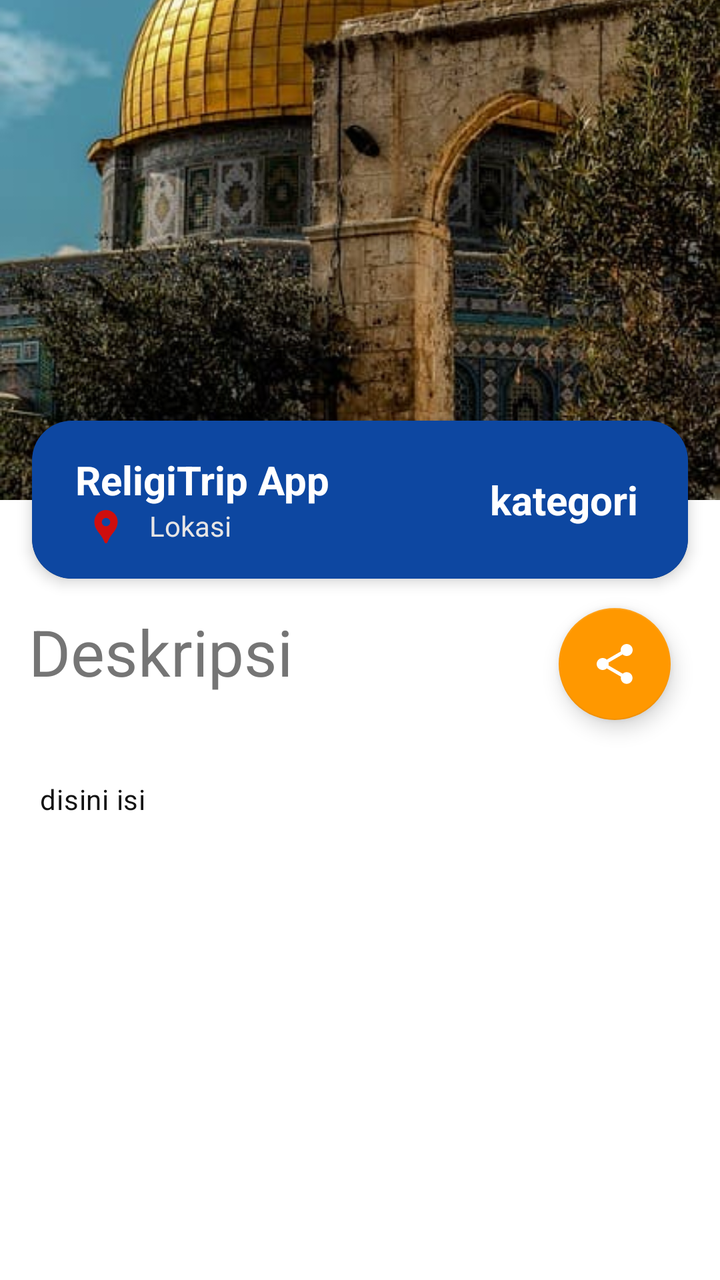
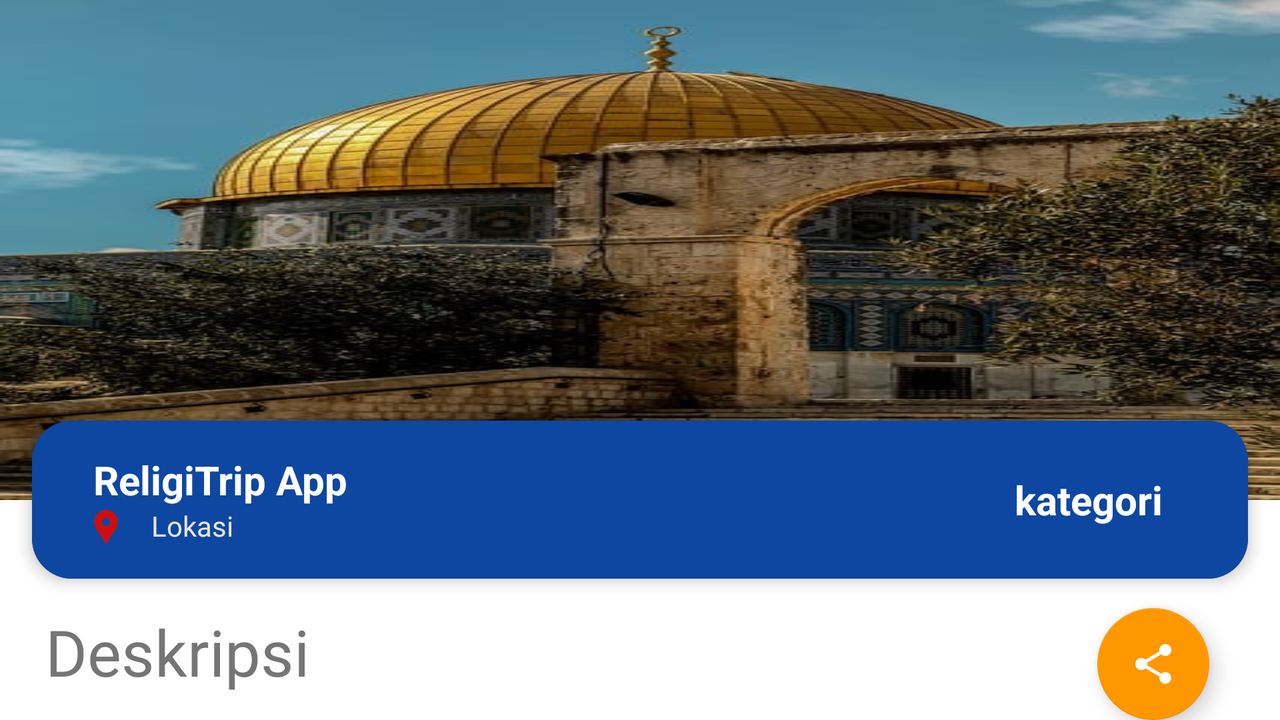

Compare how this app lays out the same screen by default and in its alternative resource folder. The renders come first, then the two layout files and the values they reference.
<!-- AndroidManifest.xml: application theme Theme.CineCatalog -->
<!-- res/layout/activity_detail.xml -->
<?xml version="1.0" encoding="utf-8"?>
<androidx.coordinatorlayout.widget.CoordinatorLayout xmlns:android="http://schemas.android.com/apk/res/android"
    xmlns:app="http://schemas.android.com/apk/res-auto"
    android:id="@+id/main"
    android:layout_width="match_parent"
    android:layout_height="match_parent">

    <androidx.constraintlayout.widget.ConstraintLayout
        android:id="@+id/idScrollview"
        android:layout_width="match_parent"
        android:layout_height="380dp">

        <com.google.android.material.floatingactionbutton.FloatingActionButton
            android:id="@+id/action_share"
            android:layout_width="wrap_content"
            android:layout_height="wrap_content"
            android:layout_margin="20dp"
            android:layout_marginEnd="8dp"
            android:src="@drawable/baseline_share_24"
            app:layout_constraintBottom_toBottomOf="parent"
            app:layout_constraintEnd_toEndOf="parent"
            app:layout_constraintHorizontal_bias="0.961"
            app:layout_constraintStart_toEndOf="@+id/txtTitleDeskripi"
            app:layout_constraintTop_toTopOf="parent"
            app:layout_constraintVertical_bias="1.0" />

        <ImageView
            android:id="@+id/idImage"
            android:layout_width="0dp"
            android:layout_height="250dp"
            android:scaleType="centerCrop"
            android:src="@drawable/aqsa"
            app:layout_constraintEnd_toEndOf="parent"
            app:layout_constraintStart_toStartOf="parent"
            app:layout_constraintTop_toTopOf="parent" />

        <com.google.android.material.card.MaterialCardView
            android:id="@+id/detailsCard"
            android:layout_width="0dp"
            android:layout_height="wrap_content"
            android:layout_marginStart="16dp"
            android:layout_marginTop="-40dp"
            android:layout_marginEnd="16dp"
            app:cardCornerRadius="20dp"
            app:cardElevation="4dp"
            app:layout_constraintEnd_toEndOf="parent"
            app:layout_constraintStart_toStartOf="parent"
            app:layout_constraintTop_toBottomOf="@id/idImage">

            <androidx.constraintlayout.widget.ConstraintLayout
                android:layout_width="match_parent"
                android:layout_height="wrap_content"
                android:background="@color/blue_primary_dark"
                android:padding="16dp">


                <TextView
                    android:id="@+id/txtNama"
                    android:layout_width="wrap_content"
                    android:layout_height="wrap_content"
                    android:text="@string/app_name"
                    android:textColor="@color/white"
                    android:textSize="20sp"
                    android:textStyle="bold"
                    app:layout_constraintEnd_toEndOf="parent"
                    app:layout_constraintHorizontal_bias="0.033"
                    app:layout_constraintStart_toStartOf="parent"
                    app:layout_constraintTop_toTopOf="parent" />

                <TextView
                    android:id="@+id/locationText"
                    android:layout_width="wrap_content"
                    android:layout_height="wrap_content"
                    android:layout_marginStart="36dp"
                    android:text="Lokasi"
                    android:textColor="#E6E5E5"
                    android:textSize="14sp"
                    app:layout_constraintBottom_toBottomOf="parent"
                    app:layout_constraintEnd_toEndOf="@+id/txtNama"
                    app:layout_constraintHorizontal_bias="0.119"
                    app:layout_constraintStart_toStartOf="parent"
                    app:layout_constraintTop_toBottomOf="@id/txtNama"
                    app:layout_constraintVertical_bias="0.0" />

                <ImageView
                    android:layout_width="26dp"
                    android:layout_height="20dp"
                    android:layout_marginStart="8dp"
                    android:layout_marginEnd="8dp"
                    android:src="@drawable/baseline_location_pin_24"
                    app:layout_constraintBottom_toBottomOf="parent"
                    app:layout_constraintEnd_toStartOf="@+id/locationText"
                    app:layout_constraintHorizontal_bias="0.0"
                    app:layout_constraintStart_toStartOf="parent"
                    app:layout_constraintTop_toBottomOf="@+id/txtNama"
                    app:layout_constraintVertical_bias="0.0" />

                <TextView
                    android:id="@+id/kategoriText"
                    android:layout_width="wrap_content"
                    android:layout_height="wrap_content"
                    android:text="kategori"
                    android:textColor="@color/white"
                    android:textSize="20sp"
                    android:textStyle="bold"
                    app:layout_constraintBottom_toBottomOf="parent"
                    app:layout_constraintEnd_toEndOf="parent"
                    app:layout_constraintHorizontal_bias="0.936"
                    app:layout_constraintStart_toEndOf="@+id/locationText"
                    app:layout_constraintTop_toTopOf="parent" />

            </androidx.constraintlayout.widget.ConstraintLayout>
        </com.google.android.material.card.MaterialCardView>

        <TextView
            android:id="@+id/txtTitleDeskripi"
            style="@style/TextAppearance.Material3.HeadlineLarge"
            android:layout_width="wrap_content"
            android:layout_height="wrap_content"
            android:layout_marginStart="8dp"
            android:layout_marginTop="8dp"
            android:layout_marginEnd="8dp"
            android:layout_marginBottom="8dp"
            android:text="@string/deskripsi"
            app:layout_constraintBottom_toBottomOf="parent"
            app:layout_constraintEnd_toEndOf="parent"
            app:layout_constraintHorizontal_bias="0.03"
            app:layout_constraintStart_toStartOf="parent"
            app:layout_constraintTop_toBottomOf="@+id/detailsCard"
            app:layout_constraintVertical_bias="0.218" />


    </androidx.constraintlayout.widget.ConstraintLayout>

    <ScrollView
        android:layout_width="match_parent"
        android:layout_height="wrap_content"
        android:layout_marginStart="20dp"
        android:layout_marginEnd="20dp"
        android:layout_marginTop="390dp"
        android:orientation="vertical">

        <LinearLayout
            android:layout_width="match_parent"
            android:layout_height="wrap_content">

            <TextView
                android:id="@+id/txtDescripsi"
                style="@style/TextAppearance.Material3.BodyMedium"
                android:layout_width="match_parent"
                android:layout_height="wrap_content"
                android:text="@string/disini_isi"
                android:textColor="@color/dark_background"
                android:textSize="14sp" />
        </LinearLayout>
    </ScrollView>

</androidx.coordinatorlayout.widget.CoordinatorLayout>
<!-- resources referenced by this layout -->
<resources>
  <color name="blue_primary_dark">#0D47A1</color>
  <color name="dark_background">#121212</color>
  <color name="white">#FFFFFF</color>
  <!-- drawable aqsa: jpg bitmap (drawable, 57047 bytes) -->
  <!-- drawable baseline_location_pin_24 (drawable) -->
  <vector xmlns:android="http://schemas.android.com/apk/res/android" android:height="24dp" android:tint="#CE0E0E" android:viewportHeight="24" android:viewportWidth="24" android:width="24dp">
        
      <path android:fillColor="@android:color/white" android:pathData="M12,2L12,2C8.13,2 5,5.13 5,9c0,1.74 0.5,3.37 1.41,4.84c0.95,1.54 2.2,2.86 3.16,4.4c0.47,0.75 0.81,1.45 1.17,2.26C11,21.05 11.21,22 12,22h0c0.79,0 1,-0.95 1.25,-1.5c0.37,-0.81 0.7,-1.51 1.17,-2.26c0.96,-1.53 2.21,-2.85 3.16,-4.4C18.5,12.37 19,10.74 19,9C19,5.13 15.87,2 12,2zM12,11.75c-1.38,0 -2.5,-1.12 -2.5,-2.5s1.12,-2.5 2.5,-2.5s2.5,1.12 2.5,2.5S13.38,11.75 12,11.75z"/>
      
  </vector>
  <!-- drawable baseline_share_24 (drawable) -->
  <vector xmlns:android="http://schemas.android.com/apk/res/android" android:height="24dp" android:tint="#E8580A" android:viewportHeight="24" android:viewportWidth="24" android:width="24dp">
        
      <path android:fillColor="@android:color/white" android:pathData="M18,16.08c-0.76,0 -1.44,0.3 -1.96,0.77L8.91,12.7c0.05,-0.23 0.09,-0.46 0.09,-0.7s-0.04,-0.47 -0.09,-0.7l7.05,-4.11c0.54,0.5 1.25,0.81 2.04,0.81 1.66,0 3,-1.34 3,-3s-1.34,-3 -3,-3 -3,1.34 -3,3c0,0.24 0.04,0.47 0.09,0.7L8.04,9.81C7.5,9.31 6.79,9 6,9c-1.66,0 -3,1.34 -3,3s1.34,3 3,3c0.79,0 1.5,-0.31 2.04,-0.81l7.12,4.16c-0.05,0.21 -0.08,0.43 -0.08,0.65 0,1.61 1.31,2.92 2.92,2.92 1.61,0 2.92,-1.31 2.92,-2.92s-1.31,-2.92 -2.92,-2.92z"/>
      
  </vector>
  <string name="app_name">ReligiTrip App</string>
  <string name="deskripsi">Deskripsi</string>
  <string name="disini_isi">disini isi</string>
  <style name="Theme.CineCatalog" parent="Base.Theme.CineCatalog" />
  <style name="Base.Theme.CineCatalog" parent="Theme.MaterialComponents.DayNight.DarkActionBar">
          
          <item name="colorPrimary">@color/blue_primary</item>
          <item name="colorPrimaryVariant">@color/blue_variant</item>
          <item name="colorOnPrimary">@color/white</item>
  
          
          <item name="colorSecondary">@color/orange_primary</item>
          <item name="colorSecondaryVariant">@color/orange_variant</item>
          <item name="colorOnSecondary">@color/white</item>
  
          
          <item name="android:colorBackground">@color/white</item>
          <item name="colorSurface">@color/gray_surface</item>
          <item name="colorOnSurface">@color/black</item>
  
          
          <item name="android:textColorPrimary">@color/white</item>
          <item name="android:textColorSecondary">@color/gray_text</item>
  
          
          <item name="android:buttonStyle">@style/ButtonStyle</item>
      </style>
  <color name="blue_primary">#00A7DB</color>
  <color name="blue_variant">#1976D2</color>
  <color name="orange_primary">#FF9800</color>
  <color name="orange_variant">#F57C00</color>
  <color name="gray_surface">#212121</color>
  <color name="black">#000000</color>
  <color name="gray_text">#757575</color>
  <style name="ButtonStyle" parent="Widget.Material3.Button">
          <item name="android:backgroundTint">@color/blue_primary</item>
          <item name="android:textColor">@color/white</item>
      </style>
</resources>
<!-- res/layout-land/activity_detail.xml (the repository's variant of the layout above) -->
<!-- drawn on the phone turned sideways -->
<?xml version="1.0" encoding="utf-8"?>
<androidx.coordinatorlayout.widget.CoordinatorLayout xmlns:android="http://schemas.android.com/apk/res/android"
    xmlns:app="http://schemas.android.com/apk/res-auto"
    android:id="@+id/main"
    android:layout_width="match_parent"
    android:layout_height="match_parent"
    android:orientation="vertical">


    <androidx.core.widget.NestedScrollView xmlns:tools="http://schemas.android.com/tools"
        android:layout_width="match_parent"
        android:layout_height="match_parent">

        <LinearLayout
            android:layout_width="match_parent"
            android:layout_height="match_parent"
            android:orientation="vertical">

            <androidx.constraintlayout.widget.ConstraintLayout
                android:id="@+id/idScrollview"
                android:layout_width="match_parent"
                android:layout_height="380dp">

                <com.google.android.material.floatingactionbutton.FloatingActionButton
                    android:id="@+id/action_share"
                    android:layout_width="wrap_content"
                    android:layout_height="wrap_content"
                    android:layout_margin="20dp"
                    android:layout_marginEnd="8dp"
                    android:src="@drawable/baseline_share_24"
                    app:layout_constraintBottom_toBottomOf="parent"
                    app:layout_constraintEnd_toEndOf="parent"
                    app:layout_constraintHorizontal_bias="0.961"
                    app:layout_constraintStart_toEndOf="@+id/txtTitleDeskripi"
                    app:layout_constraintTop_toTopOf="parent"
                    app:layout_constraintVertical_bias="1.0" />

                <ImageView
                    android:id="@+id/idImage"
                    android:layout_width="0dp"
                    android:layout_height="250dp"
                    android:scaleType="fitXY"
                    android:src="@drawable/aqsa"
                    app:layout_constraintEnd_toEndOf="parent"
                    app:layout_constraintStart_toStartOf="parent"
                    app:layout_constraintTop_toTopOf="parent" />

                <com.google.android.material.card.MaterialCardView
                    android:id="@+id/detailsCard"
                    android:layout_width="0dp"
                    android:layout_height="wrap_content"
                    android:layout_marginStart="16dp"
                    android:layout_marginTop="-40dp"
                    android:layout_marginEnd="16dp"
                    app:cardCornerRadius="20dp"
                    app:cardElevation="4dp"
                    app:layout_constraintEnd_toEndOf="parent"
                    app:layout_constraintStart_toStartOf="parent"
                    app:layout_constraintTop_toBottomOf="@id/idImage">

                    <androidx.constraintlayout.widget.ConstraintLayout
                        android:layout_width="match_parent"
                        android:layout_height="wrap_content"
                        android:background="@color/blue_primary_dark"
                        android:padding="16dp">

                        <TextView
                            android:id="@+id/txtNama"
                            android:layout_width="wrap_content"
                            android:layout_height="wrap_content"
                            android:text="@string/app_name"
                            android:textColor="@color/white"
                            android:textSize="20sp"
                            android:textStyle="bold"
                            app:layout_constraintEnd_toEndOf="parent"
                            app:layout_constraintHorizontal_bias="0.033"
                            app:layout_constraintStart_toStartOf="parent"
                            app:layout_constraintTop_toTopOf="parent" />

                        <TextView
                            android:id="@+id/locationText"
                            android:layout_width="wrap_content"
                            android:layout_height="wrap_content"
                            android:layout_marginStart="36dp"
                            android:text="Lokasi"
                            android:textColor="#E6E5E5"
                            android:textSize="14sp"
                            app:layout_constraintBottom_toBottomOf="parent"
                            app:layout_constraintEnd_toEndOf="@+id/txtNama"
                            app:layout_constraintHorizontal_bias="0.119"
                            app:layout_constraintStart_toStartOf="parent"
                            app:layout_constraintTop_toBottomOf="@id/txtNama"
                            app:layout_constraintVertical_bias="0.0" />

                        <ImageView
                            android:layout_width="26dp"
                            android:layout_height="20dp"
                            android:layout_marginStart="8dp"
                            android:layout_marginEnd="8dp"
                            android:src="@drawable/baseline_location_pin_24"
                            app:layout_constraintBottom_toBottomOf="parent"
                            app:layout_constraintEnd_toStartOf="@+id/locationText"
                            app:layout_constraintHorizontal_bias="0.0"
                            app:layout_constraintStart_toStartOf="parent"
                            app:layout_constraintTop_toBottomOf="@+id/txtNama"
                            app:layout_constraintVertical_bias="0.0" />

                        <TextView
                            android:id="@+id/kategoriText"
                            android:layout_width="wrap_content"
                            android:layout_height="wrap_content"
                            android:text="kategori"
                            android:textColor="@color/white"
                            android:textSize="20sp"
                            android:textStyle="bold"
                            app:layout_constraintBottom_toBottomOf="parent"
                            app:layout_constraintEnd_toEndOf="parent"
                            app:layout_constraintHorizontal_bias="0.936"
                            app:layout_constraintStart_toEndOf="@+id/locationText"
                            app:layout_constraintTop_toTopOf="parent" />

                    </androidx.constraintlayout.widget.ConstraintLayout>
                </com.google.android.material.card.MaterialCardView>

                <TextView
                    android:id="@+id/txtTitleDeskripi"
                    style="@style/TextAppearance.Material3.HeadlineLarge"
                    android:layout_width="wrap_content"
                    android:layout_height="wrap_content"
                    android:layout_marginStart="8dp"
                    android:layout_marginTop="8dp"
                    android:layout_marginEnd="8dp"
                    android:layout_marginBottom="8dp"
                    android:text="@string/deskripsi"
                    app:layout_constraintBottom_toBottomOf="parent"
                    app:layout_constraintEnd_toEndOf="parent"
                    app:layout_constraintHorizontal_bias="0.03"
                    app:layout_constraintStart_toStartOf="parent"
                    app:layout_constraintTop_toBottomOf="@+id/detailsCard"
                    app:layout_constraintVertical_bias="0.218" />

            </androidx.constraintlayout.widget.ConstraintLayout>

            <ScrollView
                android:layout_width="match_parent"
                android:layout_height="match_parent"
                android:layout_marginStart="20dp"
                android:layout_marginEnd="20dp"
                android:orientation="vertical">

                <LinearLayout
                    android:layout_width="match_parent"
                    android:layout_height="wrap_content">

                    <TextView
                        android:id="@+id/txtDescripsi"
                        style="@style/TextAppearance.Material3.BodyMedium"
                        android:layout_width="match_parent"
                        android:layout_height="wrap_content"
                        android:text="@string/disini_isi"
                        android:textColor="@color/dark_background"
                        android:textSize="14sp" />
                </LinearLayout>
            </ScrollView>
        </LinearLayout>
    </androidx.core.widget.NestedScrollView>

</androidx.coordinatorlayout.widget.CoordinatorLayout>
